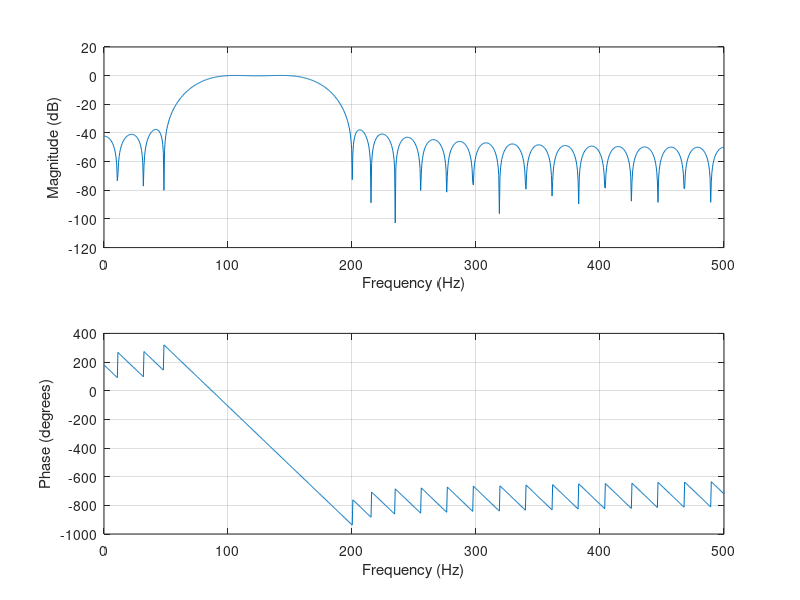

Reproduce this figure in MATLAB.
%------------- Band Pass Filter (BPF)
% sampling frequency [Hz]
fsamp = 1000;
% stopband and passband frequencies [Hz]
fcuts = [50 100 150 200];
% ripples
devs = [0.01 0.01 0.01];

% band pass filter
mags = [0 1 0];

% get kaiser window
[n,Wn,beta,ftype] = kaiserord(fcuts,mags,devs,fsamp);
n = n + rem(n,2);
% calculate coefficients
hh = fir1(n,Wn,ftype,kaiser(n+1,beta),'noscale');

figure('Name','Band Pass Filter');
freqz(hh,1,1024,fsamp)

fprintf("M [%d]", n);
coefs = regexprep(num2str(hh),'\s+',',')
